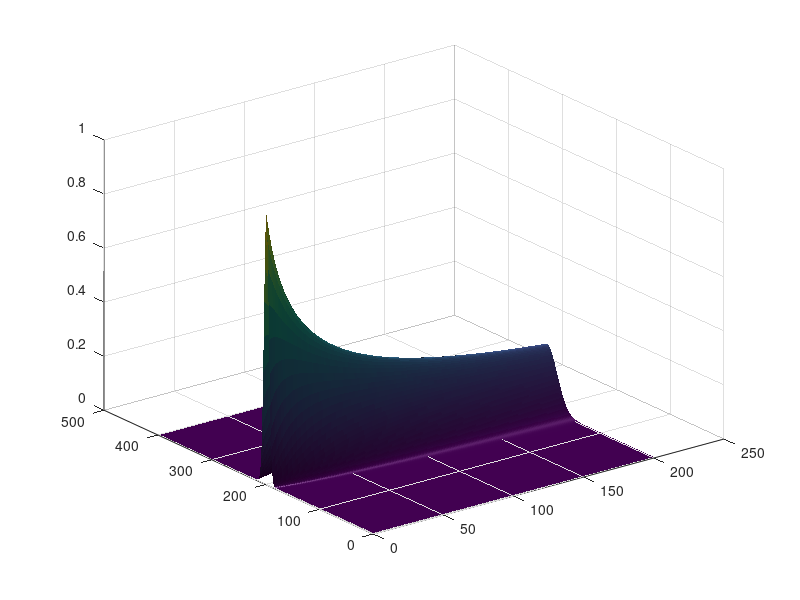

MATLAB code for this plot: (Note: this script raises an error after producing the figure.)
% impde.m  - A file to compute the implicit solution to a second-order initial boundary value
% problem. this code assumes that the problem takes the form
%
%              dc/dt = D * d^2c/dx^2 -k*c
%              dc/dx (x=0) = 0       (boundary condition 1)
%              dc/dx (x=L) = 0       (boundary condition 2)
%              c(x,t=0) = f(x)       (initial condition)
%
% assume that we are going to discretize this problem in space and in time.  For
% reference, assume a spatial grid of the form
%
%
%        x=0                                 x=L
%         (-----------------------------------)
%
%   |-----|-----|-----|-----|-----|-----|-----|-----|
%   (0)   1     2     3     4     5     6     7    (8)
%          
%
% here, we have allowed for the possibility that two "fictitious" nodes might
% be needed to accommodate two derivative boundary conditions.
%
% the discretization of this problem is simple.  starting with the
% governing equation, substitute (1) a central difference for the time derivative, and 
% (2) a crank-nicholson centered-difference approximation for the space derivative.  this gives 
% approximation:
%
%      [c(i,j+1)-c(i,j)]/dt  = 
%      D*1/2*([c(i+1,j)-2*c(i,j)+c(i-1,j)]/(dx)^2  +  [c(i+1,j+1)-2*c(i,j+1)+c(i-1,j+1)]/(dx)^2)
%      -k*1/2*[c(i,j)+c(i,j+1)]    
%
% (where here D is the diffusion coefficient, c is the concentration,
% dx is the grid spacing, dt is the time step size, and k is the reaction rate coeff). 
%
% Putting this in linear form (i.e., combining terms) gives an *implicit* 
% scheme
%
% ==========================================================================================
% ==========================================================================================
%      -r*c(i-1,j+1)+(2+2*r+kdt)*c(i,j+1)-r*c(i+1,j+1) = 
%        r*c(i-1,j)+(2-2*r-kdt)*c(i,j)+r*c(i+1,j)
% ==========================================================================================
% ==========================================================================================
% 
% where r = D*dt/(dx^2)
% kdt = k*dt
%
% this represents our "recurrence relation" for constructing the matrix
% of equations that represents the algebraic decompostion of the original 
% differential equation.
%
% it should be apparent to you by now that this recurrence relationship
% defines a linear system of equations.  for this particular case, the
% system takes the form
%
%          M . c(j+1) = b(j)
%
% where c(j+1) is a *vector* of new concentration values (one for each 
% node where the concentration is unknown), and c(j) is the vector of the 
% current nodal values of concentration.  M is the matrix of coefficients
% that evolves the system of equations in time. b(j) is the vector of
% constants (boundary conditions+previous time step values) that appear in the
% equation set.
%
%
% the first and last rows of the matrix, M, are a little different from the remaining rows.  
% The form of the first and last row depend on the type of boundary conditions 
% imposed.  For now, let's assume that two *derivative* (neuman) conditions are
% imposed, and that they are time-independent (in other words, they are the same
% value imposed at time steps "j" and "j+1").  
% suppose the two derivative boundary conditions are given by
% dc/dx = s1 (left) and dc/dx = s2 (right).  the centered difference
% representation of these two derivatives at nodes 1 and 7 would be
%
% (1)  [c(2,j)-c(0,j)]/(2*dx) = sl
% (2)  [c(8,j)-c(6,j)]/(2*dx) = sr
% (3)  [c(2,j+1)-c(0,j+1)]/(2*dx) = sl
% (4)  [c(8,j+1)-c(6,j+1)]/(2*dx) = sr
%
% Assuming that sl=sr=0,then we can rearrange to solve for the values at the "fictitious" nodes
%
% (5)  c(0,j)= c(2,j)           (7)  c(8,j)= c(6,j)
% (6)  c(0,j+1)= c(2,j+1)       (8)  c(8,j+1)= c(6,j+1)
%
% now, for the **first row** the recurrence relationship gives
%
%      -r*c(0,j+1)+(2+2*r+kdt)*c(1,j+1)-r*c(2,j+1) = 
%        r*c(0,j)+(2-2*r-kdt)*c(1,j)+r*c(2,j)
%
% elimiating c(0,j+1) and c(0,j) using equations (5) and (6) above gives
%
%      (2+2*r+kdt)*c(1,j+1)-2*r*c(2,j+1) = 
%                      (2-2*r-kdt)*c(1,j)+2*r*c(2,j)
%
% similarly, for the **last row**, we will get
%
%      -2*r*c(6,j+1)+(2+2*r+kdt)*c(7,j+1) = 
%                       2*r*c(6,j)+(2-2*r-kdt)*c(7,j)
%
% the result is a system of equations that has the matrix form
%
%  |2+2*r+kdt     -2*r          0          0          0          0          0    ||c(1,j+1)|        |            (2-2*r-kdt)*c(1,j) + 2*r*c(2,j)|   
%  |   -r       2+2*r+kdt      -r          0          0          0          0    ||c(2,j+1)|        | r*c(1,j) + (2-2*r-kdt)*c(2,j) + r*c(3,j)  |    
%  |    0          -r       2+2*r+kdt     -r          0          0          0    ||c(3,j+1)|        | r*c(2,j) + (2-2*r-kdt)*c(3,j) + r*c(4,j)  |   
%  |    0           0          -r      2+2*r+kdt     -r          0          0    ||c(4,j+1)|   =    | r*c(3,j) + (2-2*r-kdt)*c(4,j) + r*c(5,j)  |
%  |    0           0           0         -r      2+2*r+kdt     -r          0    ||c(5,j+1)|        | r*c(4,j) + (2-2*r-kdt)*c(5,j) + r*c(6,j)  |   
%  |    0           0           0          0         -r      2+2*r+kdt     -r    ||c(6,j+1)|        | r*c(5,j) + (2-2*r-kdt)*c(6,j) + r*c(7,j)  |  
%  |    0           0           0          0          0        -2*r     2+2*r+kdt||c(7,j+1)|        |2*r*c(6,j)+ (2-2*r-k)*c(7,j)               |    
%
%
% Here is how we can make the algrorithm.  Assume that sl = sr = 0
%
D = 0.7; % D in km^2/hr
k = 0; % k in 1/hr
L = 200; % domain length in meters
%  space variables
npart = 400; % number of partitions
nplot = 200 % time step 'nplot' is one where concentration versus time for fixed x can be plotted
n = npart + 1; % number of nodes
nm = n % number of compute nodes
dx = L / npart; % size of partitions, in m
dx2 = dx * dx; % square the size once so you don't have to do it again!
% time variables
T = 60 % total time for simulation, hours
npt = 200; % number of time steps to take (intervals)
nt = npt + 1 % total number of time points (including initial condition)
dt = T / npt; % size of time steps
r = D * dt / (dx2)
kdt = k * dt
%
c = zeros(nm, nt); % initialize the solution array
c2 = zeros(nm, 1);
c3 = zeros(1, 2);
%
M = zeros(nm, nm); % initialize the array
b = zeros(nm, 1); % initialize the b column vector; remember, this vector is an nm x 1 array in MATLAB

%
M(1, 1) = (2 + 2 * r + kdt); % the first row is special
M(1, 2) = -2 * r; % the first row is special
%
M(nm, nm-1) = -2 * r; % so is the last row
M(nm, nm) = (2 + 2 * r + kdt); % so is the last row
% 
% now make a  loop to fill in the rest...
for k = 2:1:nm-1 % loop over the rows of the array (nm x nm)
    M(k, k-1) = -r; % set the subdiagonal value
    M(k, k) = (2 + 2 * r + kdt); % set the diagonal value 
    M(k, k+1) = -r; % set the subdiagonal value
end
%
% set the initial condition here
% I am choosing a "gaussian" shape...
%
beta = 0.1; % just a parameter to set the initial condition function
x = linspace(0, L, nm); % discretize the initial condition space
c(:, 1) = exp(-beta * ((x - L / 2) .* (x - L / 2))); % compute the initial condition, c(i,1)
%
% now loop over time steps.  at each time, we need to (1) compute the
% b-vector and (2) invert the solution...
%

disp('computations going....');

for j = 1:1:nt-1
    b(1) =(2 - 2 * r - kdt) * c(1, j) + 2 * r * c(2, j); % first value in the b vector
    b(nm) = 2 * r * c(nm-1, j) + (2 - 2 * r - kdt) * c(nm, j); % last value in the b vector
    for jj = 2:1:nm-1
        b(jj) = r * c(jj-1, j) + (2 - 2 * r - kdt) * c(jj, j) + r * c(jj+1, j); % compute the rest of the b vector
    end
  %
    time = j * dt;
    c(:, j+1) = M \ b; % solve
    c3(j+1, 1) = time;
    c3(j+1, 2) = c(nplot, j+1);
end

plot(c3(:, 1), c3(:, 2))
xlabel('Time (days)', 'FontSize', 18)
ylabel('c', 'Fontsize', 18)
text(20, .9, 'Breakthrough curve at x=150 m', 'FontSize',18)
set(gca, 'ylim', [0 1])
%
nstep = 4; % only plot out some of the time steps; set the value here
kk = 0; % this is the counter for the vector c2 that will contain the subset of the solution to plot
for k = 1:nstep:nt
    kk = kk + 1;
    c2(:, kk) = c(:, k);
end
% plot the solution
surf(c, 'EdgeColor', 'none')
camlight left; lighting phong
disp('----> Plot of solution in Figure window')
disp('PRESS <ENTER> TO CONTINUE')
pause
% 
bb=zeros(nm);
for j = 1:nt
    bb = c(:, j);
    plot(x, bb);
    set(gca, 'ylim', [0 1]) % this sets the bounds of the y axis...
    fig(j) = getframe;
end
